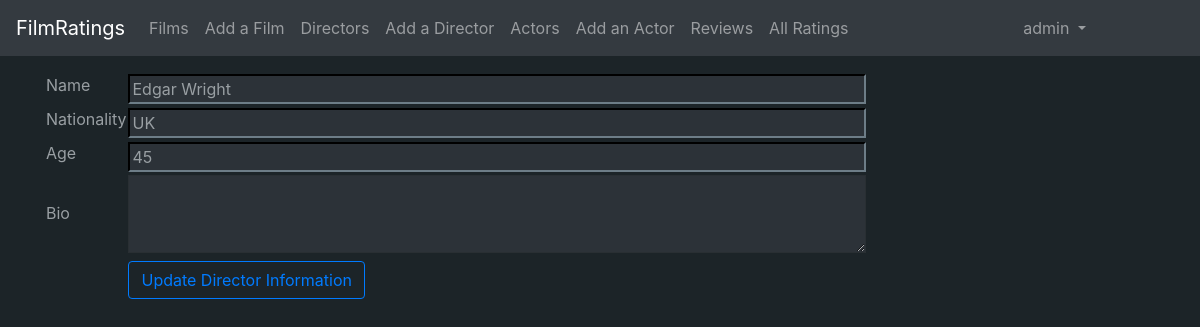
/directors/1/edit (signed in), run on the app's committed database.
### application/auth/models.py (models this page shows, shortened)
class User(Base):
    __tablename__ = "account"
    name= db.Column(db.String(144), nullable=False)
    username = db.Column(db.String(144), nullable=False)
    password = db.Column(db.String(144), nullable=False)
    urole = db.Column(db.String(80), nullable = False)
    bio = db.Column(db.String(1200), nullable = True)
    ratings = db.relationship("Rating", cascade="all, delete-orphan")
    def role(self):
        return self.urole

### application/directors/models.py (models this page shows, shortened)
class Director(Base):
    name = db.Column(db.String(400), nullable=False)
    nationality = db.Column(db.String(400), nullable = True)
    age = db.Column(db.String(3), nullable = True)
    bio = db.Column(db.String(1200), nullable = True)
    films = db.relationship("Film", backref='account', lazy=True)

### application/directors/views.py (the view)
@app.route("/directors/<director_id>/edit", methods=["GET"])
@login_required(role="ADMIN")
def directors_edit(director_id):
    formtorender = DirectorForm()
    director = Director.query.get(director_id)
    formtorender.name.data = director.name
    formtorender.age.data = director.age
    formtorender.nationality.data = director.nationality
    formtorender.bio.data = director.bio
    return render_template("directors/update.html", form=formtorender, director_id = director_id)

### application/directors/forms.py
class DirectorForm(FlaskForm):
    name = StringField("Name", [validators.Length(min=1)])
    nationality = StringField("Nationality")
    age = StringField("Age", [validators.Length(max=3)])
    bio = TextAreaField("Bio", [validators.optional(), validators.Length(max=1200)])
    class Meta:
        csrf = False

### application/__init__.py (called while the page is built)
def login_required(role="ANY"):
    def wrapper(fn):
        @wraps(fn)
        def decorated_view(*args, **kwargs):
            if not current_user:
                return login_manager.unauthorized()
            if not current_user.is_authenticated:
                return login_manager.unauthorized()
            unauthorized = False
            if role != "ANY":
                unauthorized = True
            if current_user.role() == role:
                unauthorized = False
            if unauthorized:
                return login_manager.unauthorized()
            return fn(*args, **kwargs)
        return decorated_view
    return wrapper

@login_manager.user_loader
def load_user(user_id):
    return User.query.get(user_id)

### application/templates/directors/update.html (shortened to what this page needs)
{% extends "layout.html" %}
{% block body %}
<form method="POST" action="{{url_for('directors_update', director_id = director_id) }}">
    <table>
        <tr>
            <td>
                {{ form.name.label(style="color:#999fa3")}}
            </td>
            <td>
                {{ form.name(style="width:100%;background-color:#2c3238;color:#999fa3;border-color:#292F33") }}
            </td>
            <td>
            </td>
        </tr>
        <tr>
            <td>
                {{ form.nationality.label(style="color:#999fa3")}}
            </td>
            <td>
                {{form.nationality(style="width:100%;background-color:#2c3238;color:#999fa3;border-color:#292F33")}}
            </td>
        </tr>
        <tr>
            <td>
                {{form.age.label(style="color:#999fa3")}}
            </td>
            <td>
                {{form.age(style="width:100%;background-color:#2c3238;color:#999fa3;border-color:#292F33")}}
            </td>
        </tr>
        <tr>
            <td>
                {{form.bio.label(style="color:#999fa3")}}
            </td>
            <td>
                {{form.bio(cols=70, rows=3, style="width:100%;background-color:#2c3238;color:#999fa3;border-color:#292F33")}}
            </td>
        </tr>
        <tr><td></td>
            <td colspan="2">
                <Button type="submit" class="btn btn-outline-primary">Update Director Information</Button>
            </td>
        </tr>
    </table>
</form>
{% endblock %}

### application/templates/layout.html (shortened to what this page needs)
<!DOCTYPE html>
<html>
  <head>
    <link rel="stylesheet" href="https://maxcdn.bootstrapcdn.com/bootstrap/4.0.0/css/bootstrap.min.css"
>
  </head>
  <body style="background-color:rgb(28, 36, 40); color:#d9dee0">
    <nav class="navbar navbar-expand-md navbar-dark bg-dark fixed-top mb-4">
      <a href="/" class="navbar-brand" href="#">FilmRatings</a>
      <div class="collapse navbar-collapse" id="navbarCollapse">
        <ul class="navbar-nav mr-auto">
          <li class="nav-item">
            <a class="nav-link" href="{{ url_for('films_index') }}">Films</a>
          </li>
          {% if current_user.urole == "ADMIN" %}
            <li class="nav-item">
              <a class="nav-link" href="{{ url_for('films_form') }}">Add a Film</a>
            </li>
          {% endif %}
          <li class="nav-item">
            <a class="nav-link" href="{{url_for('directors_index') }}">Directors</a>
          </li>
          {% if current_user.urole == "ADMIN" %}
            <li class="nav-item">
              <a class="nav-link" href="{{url_for('directors_form') }}">Add a Director</a>
            </li>
          {% endif %}
          <li class="nav-item">
            <a class="nav-link" href="{{url_for('actors_index') }}">Actors</a>
          </li>
          {% if current_user.urole == "ADMIN" %}
            <li class="nav-item">
              <a class="nav-link" href="{{url_for('actors_form') }}">Add an Actor</a>
            </li>
          {% endif %}
            <li class="nav-item">
              <a class="nav-link" href="{{url_for('reviews_index') }}">Reviews</a>
            </li>
          {% if current_user.urole == "ADMIN" %}
            <li class="nav-item">
              <a class="nav-link" href="{{url_for('ratings_index') }}">All Ratings</a>
            </li>
          {% endif %}
        </ul>
        <div class ="form-inline ">
            <ul class="navbar-nav mr-auto">
            {% if current_user.is_authenticated %}
            <li class="nav-item dropdown">
                <a class="nav-link dropdown-toggle" href="#" id="navbarDropdown" role="button" data-toggle="dropdown" aria-haspopup="true" aria-expanded="false">
                  {{current_user.name}}
                </a>
            </li>
            </ul>
            <div class="col-sm"></div>
            <div class="col-sm"></div>
            <div class="col-sm"></div>
            {% endif %}
        </div>
      </div>
    </nav>
    <br/><br/><br/>
    <main role="main" class="container">
      {% block body %}{% endblock %}
    </main>
  </body>
</html>

### data on the page
User: name "admin"
Director: name "Edgar Wright", nationality "UK", age "45"
